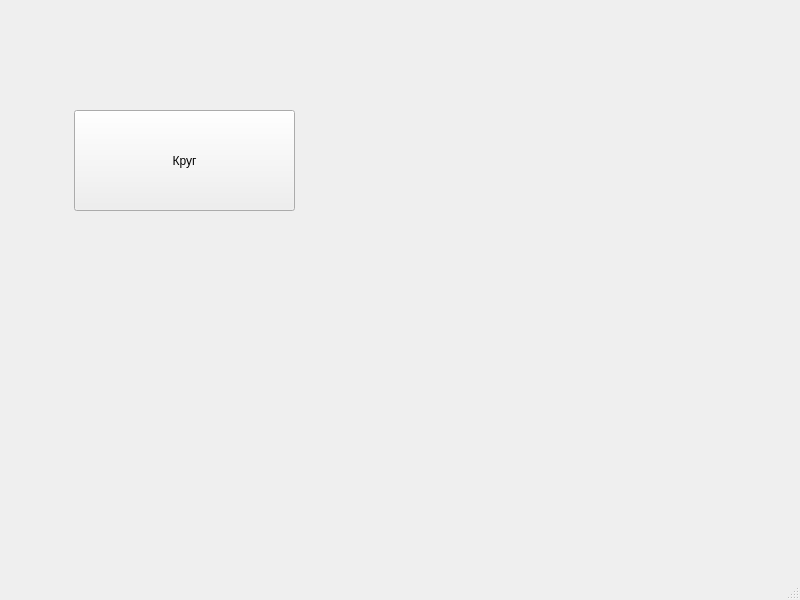
<?xml version="1.0" encoding="UTF-8"?>
<ui version="4.0">
 <class>MainWindow</class>
 <widget class="QMainWindow" name="MainWindow">
  <property name="geometry">
   <rect>
    <x>0</x>
    <y>0</y>
    <width>800</width>
    <height>600</height>
   </rect>
  </property>
  <property name="windowTitle">
   <string>MainWindow</string>
  </property>
  <widget class="QWidget" name="centralwidget">
   <widget class="QPushButton" name="pushButton">
    <property name="geometry">
     <rect>
      <x>74</x>
      <y>110</y>
      <width>221</width>
      <height>101</height>
     </rect>
    </property>
    <property name="text">
     <string>Круг</string>
    </property>
   </widget>
  </widget>
  <widget class="QMenuBar" name="menubar">
   <property name="geometry">
    <rect>
     <x>0</x>
     <y>0</y>
     <width>800</width>
     <height>21</height>
    </rect>
   </property>
  </widget>
  <widget class="QStatusBar" name="statusbar"/>
 </widget>
 <resources/>
 <connections/>
</ui>
